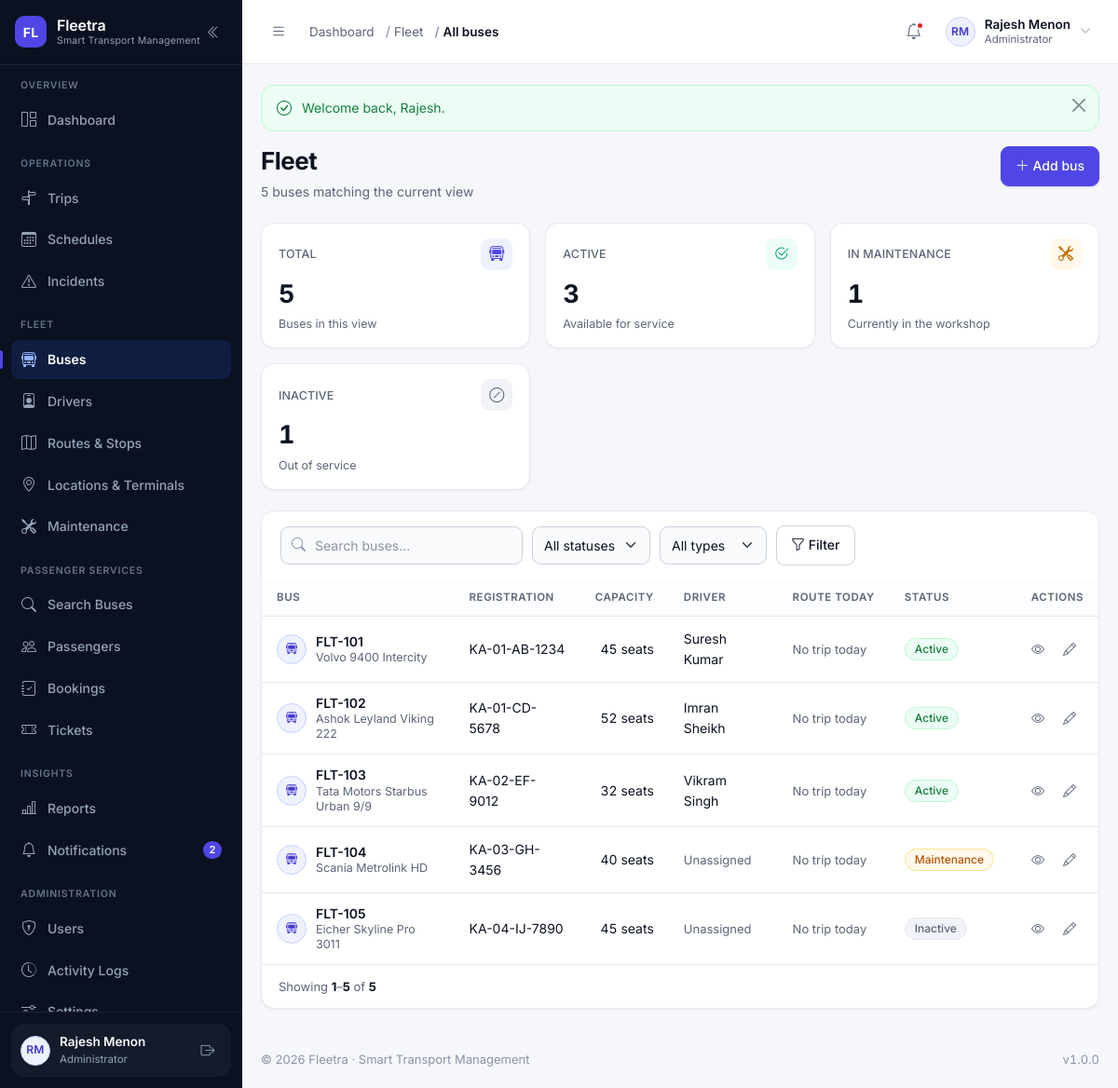
The page /modules/buses/index.php (signed in) on the database its author committed.
### tables this page shows
CREATE TABLE users (
    id            INT UNSIGNED NOT NULL AUTO_INCREMENT,
    name          VARCHAR(120)  NOT NULL,
    email         VARCHAR(160)  NOT NULL,
    phone         VARCHAR(20)   DEFAULT NULL,
    password      VARCHAR(255)  NOT NULL COMMENT 'password_hash() output — never plain text',
    role          VARCHAR(30)   NOT NULL DEFAULT 'passenger'
                  COMMENT 'admin | manager | dispatcher | driver | passenger (VARCHAR so new roles need no migration)',
    profile_image VARCHAR(255)  DEFAULT NULL,
    status        ENUM('active','inactive','suspended','deleted') NOT NULL DEFAULT 'active',
    last_login    DATETIME      DEFAULT NULL,
    created_at    DATETIME      NOT NULL DEFAULT CURRENT_TIMESTAMP,
    updated_at    DATETIME      NOT NULL DEFAULT CURRENT_TIMESTAMP ON UPDATE CURRENT_TIMESTAMP,
    PRIMARY KEY (id),
    UNIQUE KEY uq_users_email (email),
    KEY idx_users_role (role),
    KEY idx_users_status (status)
);

CREATE TABLE buses (
    id                  INT UNSIGNED NOT NULL AUTO_INCREMENT,
    bus_number          VARCHAR(20)   NOT NULL COMMENT 'Internal Fleetra number, e.g. FLT-101',
    registration_number VARCHAR(30)   NOT NULL,
    manufacturer        VARCHAR(80)   DEFAULT NULL,
    model               VARCHAR(80)   DEFAULT NULL,
    manufacturing_year  SMALLINT UNSIGNED DEFAULT NULL,
    bus_type            ENUM('seater','semi_sleeper','sleeper','ac_seater','ac_sleeper','mini') NOT NULL DEFAULT 'seater',
    capacity            SMALLINT UNSIGNED NOT NULL DEFAULT 0,
    fuel_type           ENUM('diesel','petrol','cng','electric','hybrid') NOT NULL DEFAULT 'diesel',
    current_mileage     DECIMAL(10,2) NOT NULL DEFAULT 0.00 COMMENT 'Odometer reading in km',
    status              ENUM('active','inactive','maintenance') NOT NULL DEFAULT 'active',
    image               VARCHAR(255)  DEFAULT NULL,
    created_at          DATETIME      NOT NULL DEFAULT CURRENT_TIMESTAMP,
    updated_at          DATETIME      NOT NULL DEFAULT CURRENT_TIMESTAMP ON UPDATE CURRENT_TIMESTAMP,
    PRIMARY KEY (id),
    UNIQUE KEY uq_buses_number (bus_number),
    UNIQUE KEY uq_buses_registration (registration_number),
    KEY idx_buses_status (status),
    KEY idx_buses_type (bus_type)
);

### modules/buses/index.php (the view, shortened to what the rows shown need)
<?php
require_once __DIR__ . '/../../includes/permissions.php';
require_permission('fleet.view');
$canManage = can('fleet.manage');
$search       = get('q');
$statusFilter = get('status');
$typeFilter   = get('type');
$where  = [];
$params = [];
$whereSql = $where === [] ? '' : 'WHERE ' . implode(' AND ', $where);
$total = (int) db_value("SELECT COUNT(*) FROM buses b $whereSql", $params, 0);
$page  = paginate($total, 15);
$buses = db_all(
    "SELECT b.*,
            (SELECT GROUP_CONCAT(u.name SEPARATOR ', ')
               FROM drivers d
               JOIN users u ON u.id = d.user_id
              WHERE d.assigned_bus_id = b.id) AS driver_names,
            (SELECT r.route_code
               FROM trips t
               JOIN schedules s ON s.id = t.schedule_id
               JOIN routes r    ON r.id = t.route_id
              WHERE t.bus_id = b.id AND s.schedule_date = CURDATE()
              ORDER BY s.departure_time
              LIMIT 1) AS today_route
       FROM buses b
       $whereSql
      ORDER BY b.bus_number
      LIMIT {$page['per_page']} OFFSET {$page['offset']}",
    $params
);
$hasFilters = $search !== '' || is_valid_option(bus_status_options(), $statusFilter)
    || is_valid_option(bus_type_options(), $typeFilter);
$addButton = $canManage
    ? '<a class="btn btn-primary" href="' . e(url('modules/buses/create.php')) . '">
           <i class="bi bi-plus-lg" aria-hidden="true"></i> Add bus
       </a>'
    : '';
require __DIR__ . '/../../includes/header.php';
?>
<?= render_page_header(
    'Fleet',
    $total . ' bus' . ($total === 1 ? '' : 'es') . ' matching the current view',
    $addButton
) ?>
<div class="card-fl">
    <?php if ($buses === []): ?>
        <?= empty_state(
            $hasFilters ? 'No buses match these filters' : 'No buses in the fleet yet',
            $hasFilters
                ? 'Try a different search term, or clear the filters to see the whole fleet.'
                : 'Add your first bus to start building schedules and assigning drivers.',
            'bi-bus-front',
            $canManage ? $addButton : ''
        ) ?>
    <?php else: ?>
        <div class="table-wrap">
            <table class="table-fl">
                <thead>
                    <tr>
                        <th>Bus</th>
                        <th>Registration</th>
                        <th>Capacity</th>
                        <th>Driver</th>
                        <th>Route today</th>
                        <th>Status</th>
                        <th class="cell-actions">Actions</th>
                    </tr>
                </thead>
                <tbody>
                    <?php foreach ($buses as $bus): ?>
                        <tr>
                            <td>
                                <div class="cell-user">
                                    <?php if (!empty($bus['image'])): ?>
                                        <img class="avatar avatar--sm" src="<?= e(upload_url($bus['image'], 'buses')) ?>"
                                             alt="" loading="lazy">
                                    <?php else: ?>
                                        <span class="avatar avatar--sm" aria-hidden="true">
                                            <i class="bi bi-bus-front"></i>
                                        </span>
                                    <?php endif; ?>
                                    <span class="cell-user__text">
                                        <span class="cell-user__name"><?= e($bus['bus_number']) ?></span>
                                        <span class="cell-user__meta">
                                            <?= e(join_parts([$bus['manufacturer'], $bus['model']], ' ')) ?: 'No model recorded' ?>
                                        </span>
                                    </span>
                                </div>
                            </td>
                            <td><?= e($bus['registration_number']) ?></td>
                            <td class="cell-num"><?= (int) $bus['capacity'] ?> seats</td>
                            <td>
                                <?= $bus['driver_names'] !== null
                                    ? e($bus['driver_names'])
                                    : '<span class="cell-muted">Unassigned</span>' ?>
                            </td>
                            <td>
                                <?= $bus['today_route'] !== null
                                    ? '<span class="chip">' . e($bus['today_route']) . '</span>'
                                    : '<span class="cell-muted">No trip today</span>' ?>
                            </td>
                            <td><?= status_badge($bus['status']) ?></td>
                            <td class="cell-actions">
                                <a class="row-action" href="<?= e(url('modules/buses/view.php?id=' . (int) $bus['id'])) ?>"
                                   title="View bus" aria-label="View <?= e($bus['bus_number']) ?>">
                                    <i class="bi bi-eye" aria-hidden="true"></i>
                                </a>
                                <?php if ($canManage): ?>
                                    <a class="row-action" href="<?= e(url('modules/buses/edit.php?id=' . (int) $bus['id'])) ?>"
                                       title="Edit bus" aria-label="Edit <?= e($bus['bus_number']) ?>">
                                        <i class="bi bi-pencil" aria-hidden="true"></i>
                                    </a>
                                <?php endif; ?>
                            </td>
                        </tr>
                    <?php endforeach; ?>
                </tbody>
            </table>
        </div>
    <?php endif; ?>
</div>
<?php require __DIR__ . '/../../includes/footer.php'; ?>

### includes/sidebar.php (shortened to what the rows shown need)
<?php
$navUser        = current_user();
?>
<aside class="sidebar" id="appSidebar" aria-label="Main navigation">
    <div class="sidebar__footer">
        <div class="sidebar-user">
            <a class="sidebar-user__link" href="<?= e(url('profile.php')) ?>" title="Open my profile">
                <?= avatar_markup($navUser, 'sm') ?>
                <span class="sidebar-user__text">
                    <span class="sidebar-user__name"><?= e($navUser['name'] ?? 'Guest') ?></span>
                    <span class="sidebar-user__role"><?= e(role_label(current_role())) ?></span>
                </span>
            </a>
        </div>
    </div>
</aside>

### includes/functions.php (shortened to what the rows shown need)
<?php
require_once __DIR__ . '/../config/database.php';
function url(string $path = ''): string
{
    return BASE_URL . ltrim($path, '/');
}
function e(mixed $value): string
{
    return htmlspecialchars((string) ($value ?? ''), ENT_QUOTES | ENT_SUBSTITUTE, 'UTF-8');
}
function get_int(string $key, int $default = 0, int $min = 0): int
{
    $value = filter_var($_GET[$key] ?? null, FILTER_VALIDATE_INT);
    return $value === false ? $default : max($min, (int) $value);
}
function paginate(int $total, int $perPage = 15, ?int $currentPage = null): array
{
    $perPage     = max(1, $perPage);
    $pages       = max(1, (int) ceil($total / $perPage));
    $currentPage = $currentPage ?? get_int('page', 1, 1);
    $currentPage = min(max(1, $currentPage), $pages);
    $offset      = ($currentPage - 1) * $perPage;
    return [
        'page'     => $currentPage,
        'per_page' => $perPage,
        'total'    => $total,
        'pages'    => $pages,
        'offset'   => $offset,
        'from'     => $total === 0 ? 0 : $offset + 1,
        'to'       => min($offset + $perPage, $total),
    ];
}
function initials(?string $name): string
{
    $name  = trim((string) $name);
    $parts    = preg_split('/\s+/', $name) ?: [];
    $initials = '';
    foreach ($parts as $part) {
        $initials .= strtoupper(substr($part, 0, 1));
        if (strlen($initials) === 2) {
            break;
        }
    }
    return $initials !== '' ? $initials : 'FL';
}
function labelize(?string $value): string
{
    return ucwords(str_replace(['_', '-'], ' ', (string) $value));
}
function status_variant(?string $status): string
{
    $key = strtolower(str_replace([' ', '-'], '_', (string) $status));
    $map = [
        'active'        => 'success',
        'available'     => 'success',
        'enabled'       => 'success',
        'inactive'      => 'muted',
        'disabled'      => 'muted',
        'retired'       => 'muted',
        'maintenance'   => 'warning',
        'in_service'    => 'warning',
        'scheduled'     => 'info',
        'upcoming'      => 'info',
        'due'           => 'warning',
        'overdue'       => 'danger',
        'in_progress'   => 'info',
        'routine'       => 'muted',
        'repair'        => 'warning',
        'boarding'      => 'info',
        'running'       => 'primary',
        'on_time'       => 'success',
        'delayed'       => 'warning',
        'completed'     => 'success',
        'cancelled'     => 'danger',
        'canceled'      => 'danger',
        'missed'        => 'danger',
        'diverted'      => 'warning',
        'valid'         => 'success',
        'trip'          => 'info',
        'delay'         => 'warning',
        'booking'       => 'primary',
        'emergency'     => 'danger',
        'system'        => 'muted',
        'confirmed'     => 'success',
        'pending'       => 'warning',
        'paid'          => 'success',
        'unpaid'        => 'warning',
        'partial'       => 'warning',
        'failed'        => 'danger',
        'refunded'      => 'muted',
        'expired'       => 'danger',
        'used'          => 'muted',
        'checked_in'    => 'info',
        'no_show'       => 'muted',
        'on_leave'      => 'warning',
        'suspended'     => 'danger',
        'terminated'    => 'danger',
        'resigned'      => 'muted',
        'low'           => 'info',
        'medium'        => 'warning',
        'high'          => 'danger',
        'critical'      => 'danger',
        'open'          => 'warning',
        'investigating' => 'warning',
        'resolved'      => 'success',
        'closed'        => 'muted',
    ];
    return $map[$key] ?? 'muted';
}
function status_badge(?string $status, ?string $label = null): string
{
    $status = (string) $status;
    return '<span class="badge-status badge-' . e(status_variant($status)) . '">'
        . e($label ?? labelize($status)) . '</span>';
}
function upload_url(?string $filename, string $folder): ?string
{
    if (empty($filename)) {
        return null;
    }
    return url('uploads/' . trim($folder, '/') . '/' . $filename);
}
function avatar_markup(?array $user, string $size = 'sm'): string
{
    $name = (string) ($user['name'] ?? '');
    $url  = upload_url($user['profile_image'] ?? null, 'profiles');
    return '<span class="avatar avatar--' . e($size) . '" aria-hidden="true">'
        . e(initials($name)) . '</span>';
}
function join_parts(array $parts, string $separator = ' · '): string
{
    $parts = array_filter(array_map(static fn ($p) => trim((string) $p), $parts), static fn ($p) => $p !== '');
    return implode($separator, $parts);
}
function render_page_header(string $title, string $subtitle = '', string $actionsHtml = ''): string
{
    $html = '<div class="page-head"><div class="page-head__text">';
    $html .= '<h1 class="page-title">' . e($title) . '</h1>';
    if ($subtitle !== '') {
        $html .= '<p class="page-subtitle">' . e($subtitle) . '</p>';
    }
    $html .= '</div>';
    if ($actionsHtml !== '') {
        $html .= '<div class="page-head__actions">' . $actionsHtml . '</div>';
    }
    return $html . '</div>';
}

### includes/topbar.php (shortened to what the rows shown need)
<?php
$topbarUser     = current_user();
?>
<header class="topbar">
    <div class="topbar__right">
        <div class="dropdown">
            <button class="user-menu" type="button" data-bs-toggle="dropdown"
                    aria-expanded="false" aria-haspopup="true">
                <?= avatar_markup($topbarUser, 'sm') ?>
                <span class="user-menu__text">
                    <span class="user-menu__name"><?= e($topbarUser['name'] ?? 'Guest') ?></span>
                    <span class="user-menu__role"><?= e(role_label(current_role())) ?></span>
                </span>
                <i class="bi bi-chevron-down user-menu__caret" aria-hidden="true"></i>
            </button>
        </div>
    </div>
</header>

### rows shown on the page
users: name "RM RM", name "Rajesh Menon", role "Administrator"
buses: bus_number "FLT-101", manufacturer+model "Volvo 9400 Intercity", registration_number "KA-01-AB-1234", capacity "45", driver_names "Suresh Kumar", status "Active"
buses: bus_number "FLT-102", manufacturer+model "Ashok Leyland Viking 222", registration_number "KA-01-CD-5678", capacity "52", driver_names "Imran Sheikh", status "Active"
buses: bus_number "FLT-103", manufacturer+model "Tata Motors Starbus Urban 9/9", registration_number "KA-02-EF-9012", capacity "32", driver_names "Vikram Singh", status "Active"
buses: bus_number "FLT-104", manufacturer+model "Scania Metrolink HD", registration_number "KA-03-GH-3456", capacity "40", shows "Unassigned", status "Maintenance"
buses: bus_number "FLT-105", manufacturer+model "Eicher Skyline Pro 3011", registration_number "KA-04-IJ-7890", capacity "45", shows "Unassigned", status "Inactive"

### other values the page prints
FLEETRA_NAME "Fleetra"
FLEETRA_TAGLINE "Smart Transport Management"
$group['section'] "OVERVIEW"
$label "Dashboard"
$group['section'] "OPERATIONS"
$label "Trips"
$label "Schedules"
$label "Incidents"
$group['section'] "FLEET"
$label "Buses"
$label "Drivers"
$label "Routes & Stops"
$label "Locations & Terminals"
$label "Maintenance"
$group['section'] "PASSENGER SERVICES"
